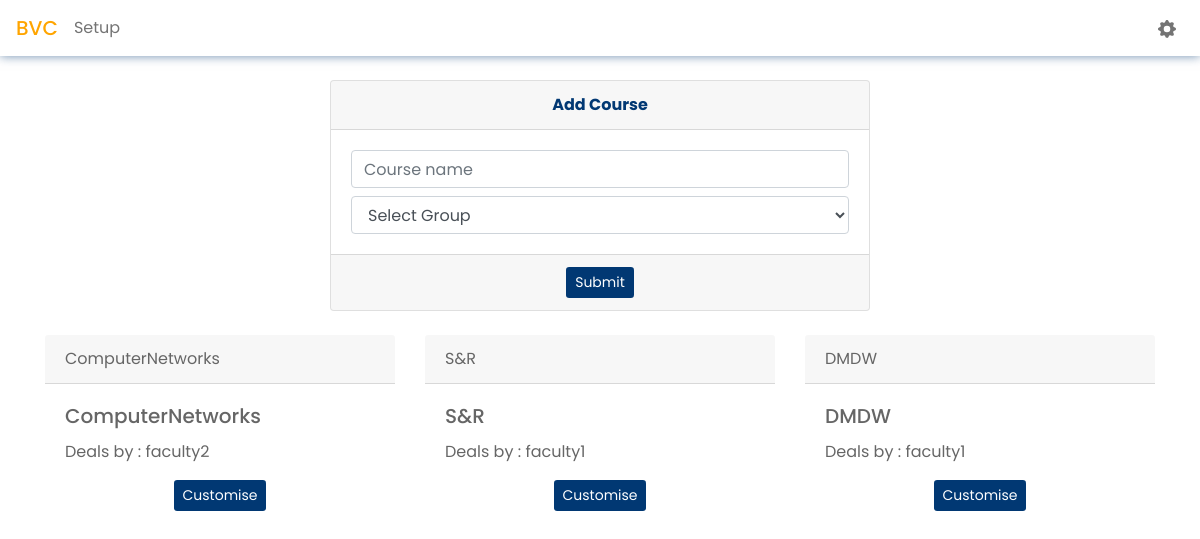
/SuperAdmin/customizeCourse/ (signed in), run on an earlier commit of the app's database.
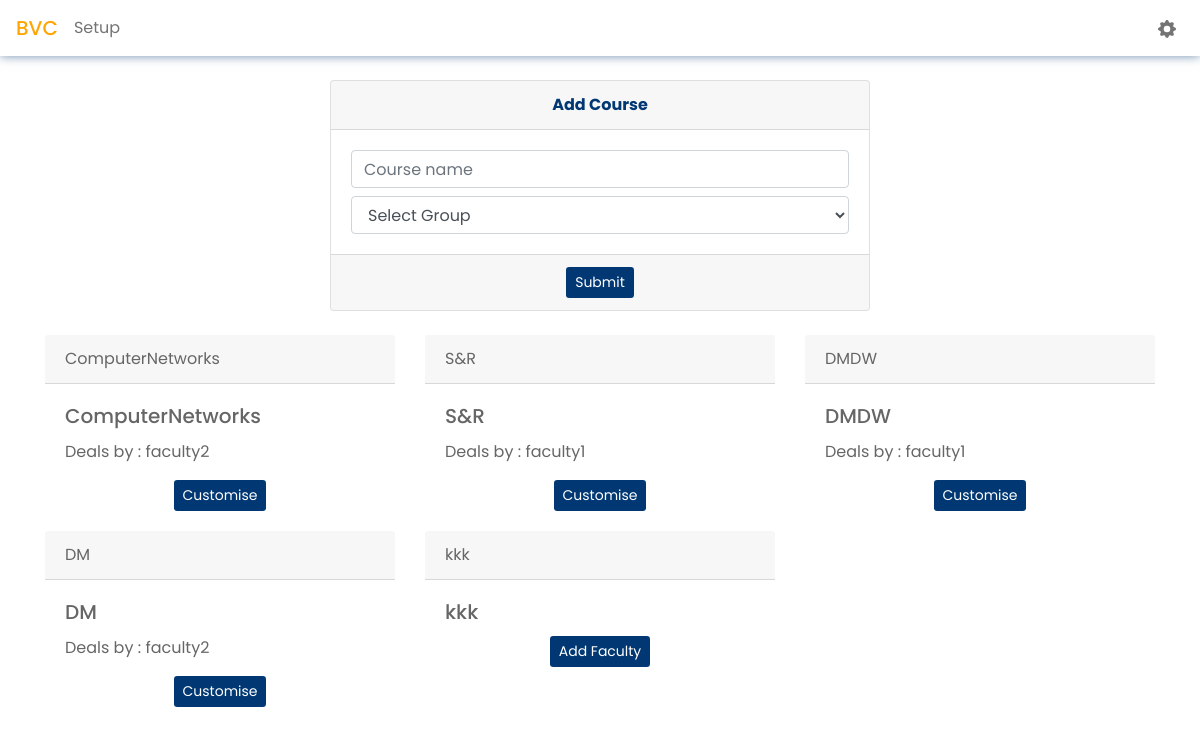
And on a later commit of the database.
### SuperAdmin/models.py (models this page shows, shortened)
class Course(models.Model):
      courseName = models.CharField(max_length=100)
      group = models.ForeignKey(Group,on_delete=models.CASCADE)
      class Meta:
        unique_together = (('courseName','group'))

class FacultyDealsWith(models.Model):
      courseid = models.ForeignKey(Course,on_delete=models.CASCADE)
      faculty = models.ForeignKey(NewUser,on_delete = models.CASCADE)

### App/models.py (models this page shows, shortened)
class NewUser(AbstractBaseUser,PermissionsMixin):
    username = None
    email = models.EmailField(gettext_lazy("email address"),unique=True)
    roll = models.CharField(max_length=10,unique=True)
    name = models.CharField(max_length=200,blank=True)
    mobile = models.CharField(max_length=12,blank=True)
    isStudent = models.BooleanField(default = False)
    isFaculty = models.BooleanField(default=False)
    isAdmin = models.BooleanField(default=False)
    is_staff = models.BooleanField(default=False)
    is_active = models.BooleanField(default=True)
    start_date = models.DateField(default=timezone.now)
    avatar = models.ImageField(upload_to=get_avataar_path, blank=True)
    batch =  models.ForeignKey(Batch,on_delete=models.CASCADE,blank=True,null=True)
    objects = CustomAccountManager()
    USERNAME_FIELD = "email"
    REQUIRED_FIELDS = ['roll','name']

### SuperAdmin/views.py (the view, shortened to what this page needs)
# urls.py: path("customizeCourse/",views.customizeCourse,name="customizeCourse"),
@login_required(login_url="App:loginPage")
def customizeCourse(request):
    courses = Course.objects.all()
    groups = Group.objects.all()
    return render(request,"SuperAdmin/customizecourse.html",{"courses":courses,"groups":groups})

### SuperAdmin/templatetags/superadminCustomtags.py (called while the page is built)
@register.simple_tag
def getFaculty(course):
      faculty = FacultyDealsWith.objects.filter(courseid = course)
      if(len(faculty)>0):
            return faculty[0]
      else:
            return None

### SuperAdmin/templates/SuperAdmin/customizecourse.html (shortened to what this page needs)
{% load superadminCustomtags %}
{% load static %}
<!doctype html>
<html lang="en">
  <head>
    <link rel="stylesheet" href="https://cdn.jsdelivr.net/npm/bootstrap@4.6.1/dist/css/bootstrap.min.css">
    <link rel="stylesheet" href="{% static 'SuperAdmin/css/customizecourse.css' %}" />
  </head>
  <body>
    <nav class="navbar  mb-4">
        <span  class="navbar-brand mb-0 h1"><a style="color:orange" class="text-decoration-none" href="{% url 'SuperAdmin:dashboard' %}">BVC</a></span>
        <span class="mr-auto "><a class="text-decoration-none custom-nav-items"   href="{% url 'SuperAdmin:setup' %}">Setup</a></span>
        <span class="mr-2" ><a class="text-decoration-none custom-nav-items"  href="{% url 'SuperAdmin:myAccount' %}"></a></span>
    </nav>
      <div class="container">
            <div class="row">
                <div class="col-lg-3">
                </div>
                <div class="col-lg-6">
                    <div class="card">
                        <div class="card-header d-flex alignitemsceter justify-content-center">
                            <b style="color: #013873 ">Add Course</b>
                        </div>
                        <form method="POST">
                            <div class="card-body">
                                    <div class="row">
                                        <div class="col">
                                            <input  type="text box" class="form-control mb-2" name="course" placeholder="Course name" required />
                                            <select class="form-control" name="group" required>
                                                <option selected disabled> Select Group </option>
                                            </select>
                                        </div>
                                    </div>
                            </div>
                            <div class="card-footer d-flex align-items-center justify-content-center">
                                <button type="submit" class="btn btn-sm blue-to-orange-btn">Submit</button>
                            </div>
                        </form>
                    </div>
            </div>
                  <br>
              <div class="container mt-4" >
              <div class="course-box row">
                  {% for course in courses %}
                  <div class="col-sm-6 col-lg-4 col-xs-12">
                      <div class="cards">
                          <div class="card1">
                          <div class="card-header">{{course.courseName}}</div>
                          <div class="card-body">
                              {% getFaculty course.id as f %}
                              <h5 class="card-title">{{course.courseName}}</h5>
                              {% if f %}
                              <p class="card-text">Deals by : {{f.faculty.name}} </p>
                              <center>
                              <button class="btn btn-sm blue-to-orange-btn" data-toggle="modal"
                                  data-target="#staticBackdrop{{course.id}}">Customise</button></center>
                              {% else %}
                              <center>
                              <button class="btn  btn-sm blue-to-orange-btn" data-toggle="modal" data-target="#staticBackdrop1{{course.id}}">Add
                                  Faculty</button></center>
                              {% endif %}
                          </div>
                          </div>
                                    {% getFaculty course.id as f %}
                      </div>
                  </div>
                  {% endfor %}
              </div>
              </div>
      </div>
  </body>
</html>

What changed in the data, as far as the page shows it:
added Course: courseName "DM"
added FacultyDealsWith: faculty.name "faculty2"
added Course: courseName "kkk"
